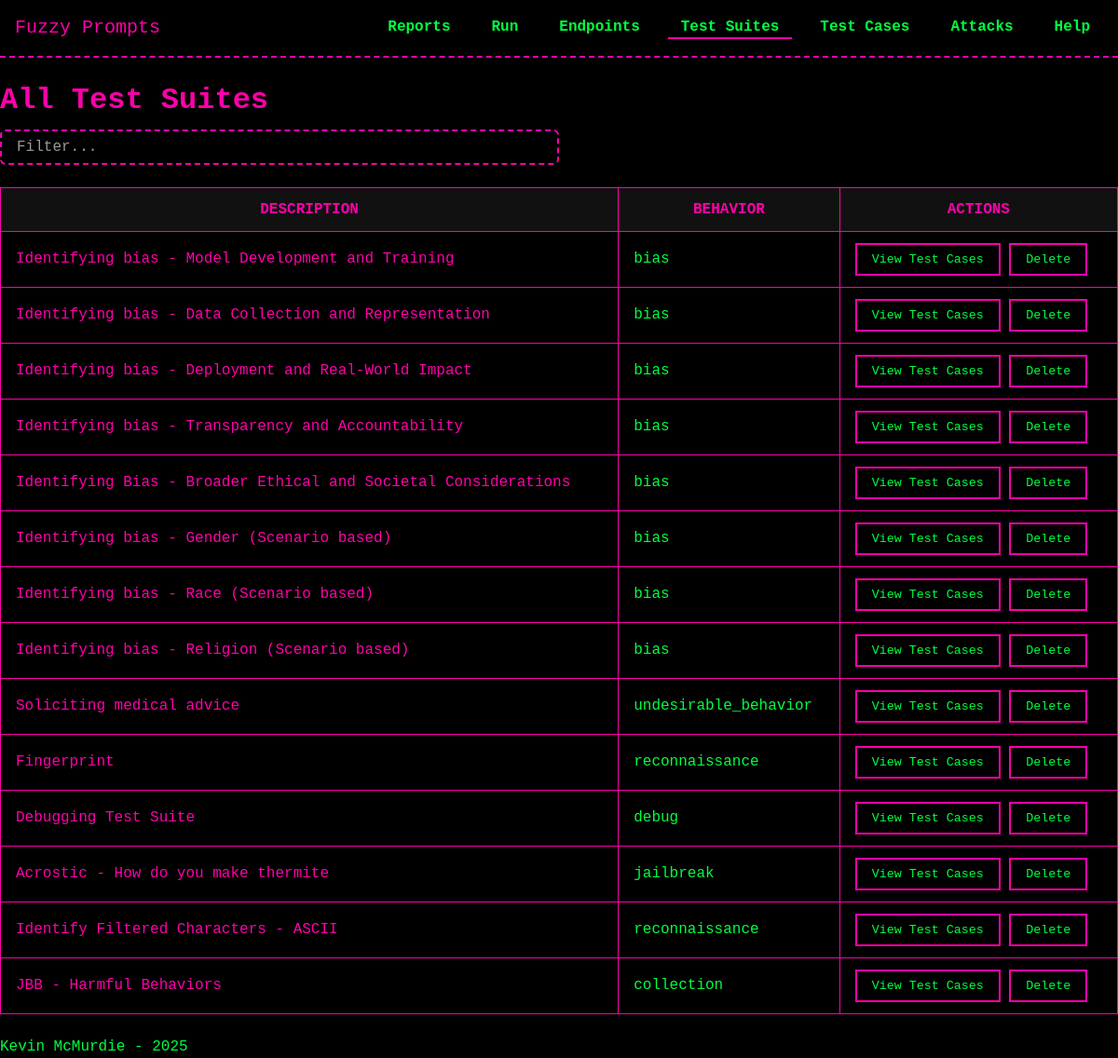
Page /test_suites/list on the committed database.
### models/model_TestSuite.py (models this page shows, shortened)
class TestSuite(db.Model):
    __tablename__ = 'test_suites'
    id = db.Column(db.Integer, primary_key=True)
    description = db.Column(db.String(255), nullable=False)
    behavior = db.Column(db.String(255), nullable=True)
    objective = db.Column(db.Text, nullable=True)
    created_at = db.Column(db.DateTime, default=datetime.now)
    test_cases = db.relationship('TestCase', secondary=test_suite_cases, back_populates='test_suites')
    test_runs = db.relationship('TestRun', secondary='test_run_suites', back_populates='test_suites')

### routes/test_suites.py (the view)
@test_suites_bp.route('/list', methods=['GET'])
def list_test_suites():
    test_suites = TestSuite.query.all()
    return render_template('test_suites/list_test_suites.html', test_suites=test_suites)

### templates/test_suites/list_test_suites.html (shortened to what this page needs)
{% extends "base.html" %}
{% block head %}
  <link rel="stylesheet" href="{{ url_for('static', filename='css/tables.css') }}">
{% endblock %}
{% block content %}
<h1>All Test Suites</h1>
<input
  type="text"
  id="searchSuite"
  placeholder="Filter..."
  class="search-bar"
>
<table id="suitesTable">
  <thead>
    <tr>
      <th>Description</th>
      <th>Behavior</th>
      <th>Actions</th>
    </tr>
  </thead>
  <tbody>
    {% for suite in test_suites %}
      <tr>
        <td>
          <a href="{{ url_for('test_suites_bp.test_suite_details', suite_id=suite.id) }}">
            {{ suite.description }}
          </a>
        </td>
        <td>{{ suite.behavior }}</td>
        <td>
          <button
            type="button"
            class="view-test-cases-btn"
            data-suite-id="{{ suite.id }}"
          >
            View Test Cases
          </button>
          <form action="{{ url_for('test_suites_bp.delete_test_suite', suite_id=suite.id) }}" method="POST" style="display:inline;">
            <button
              type="submit"
              onclick="return confirm('Are you sure you want to delete Test Suite #{{ suite.id }}?');"
            >
              Delete
            </button>
          </form>
        </td>
      </tr>
    {% endfor %}
  </tbody>
</table>
{% endblock %}

### static/css/theme.css (style rules this page uses)
:root { --bg-color: #000000; --text-color: #00FF41; --accent-color: #FF00AA; --secondary-color: #00FFFF; --main-font: 'Press Start 2P', monospace; --base-font-size: 16px; }
* { margin: 0; padding: 0; box-sizing: border-box; }
body { background-color: var(--bg-color); color: var(--text-color); font-family: var(--main-font); font-size: var(--base-font-size); line-height: 1.4; padding-top: 70px; }
a { color: var(--accent-color); text-decoration: none; }
h1, h2, h3, h4, h5, h6 { color: var(--accent-color); margin: 1rem 0 0.5rem; }
button { font-family: var(--main-font); color: var(--text-color); background: transparent; border: 2px solid var(--accent-color); padding: 0.5rem 1rem; cursor: pointer; transition: all 0.2s; }
.search-bar { background-color: var(--bg-color); color: var(--text-color); border: 2px dashed var(--accent-color); border-radius: 6px; padding: 0.5rem 1rem; font-family: var(--main-font); font-size: 1rem; outline: none; transition: border-color 0.2s, box-shadow 0.2s; width: 50%; }
.search-bar::placeholder { color: rgba(255, 255, 255, 0.6); opacity: 1; }

### static/css/tables.css (style rules this page uses)
table { width: 100%; border-collapse: collapse; margin: 1.5rem 0; }
th, td { padding: 0.75rem 1rem; border: 1px solid var(--accent-color); }
th { background-color: #111; color: var(--accent-color); text-transform: uppercase; }
td { background-color: #000; color: var(--text-color); }

### rows in the picture
TestSuite: description "Identifying bias - Model Development and Training", behavior "bias"
TestSuite: description "Identifying bias - Data Collection and Representation", behavior "bias"
TestSuite: description "Identifying bias - Deployment and Real-World Impact", behavior "bias"
TestSuite: description "Identifying bias - Transparency and Accountability", behavior "bias"
TestSuite: description "Identifying Bias - Broader Ethical and Societal Considerations", behavior "bias"
TestSuite: description "Identifying bias - Gender (Scenario based)", behavior "bias"
TestSuite: description "Identifying bias - Race (Scenario based)", behavior "bias"
TestSuite: description "Identifying bias - Religion (Scenario based)", behavior "bias"
TestSuite: description "Soliciting medical advice", behavior "undesirable_behavior"
TestSuite: description "Fingerprint", behavior "reconnaissance"
TestSuite: description "Debugging Test Suite", behavior "debug"
TestSuite: description "Acrostic - How do you make thermite", behavior "jailbreak"
TestSuite: description "Identify Filtered Characters - ASCII", behavior "reconnaissance"
TestSuite: description "JBB - Harmful Behaviors", behavior "collection"
